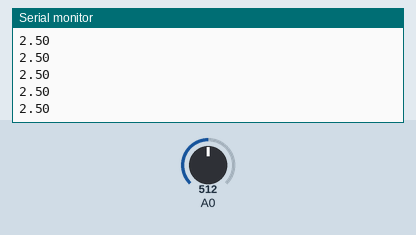
The sketch below on a simulated Arduino Uno, built with avr-gcc and run on an emulated ATmega328P. On the bench: the last lines printed to the serial monitor. The test bench sets the inputs (shaded band); at power-on: A0 = 512.

Above: at 1.2 s.
1.3 s: A0 set to 716
At 1.8 s:
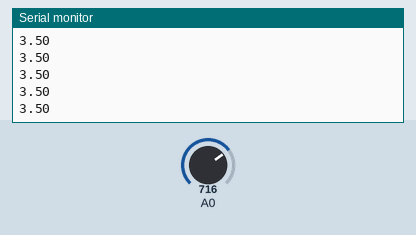
2.8 s: A0 set to 900
At 3.4 s:
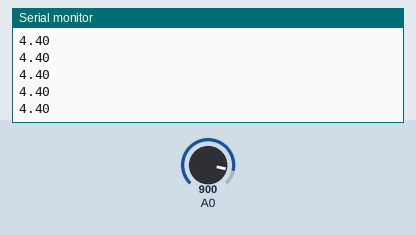
Timing chart, 0 to 5.8 s (numbered marks = the images above; inputs shaded):
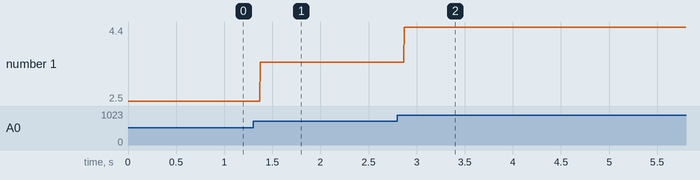

Measured:
- after the input at 1.3 s, the serial monitor: prints a new line after 0.07 s (image 1)
- after the input at 2.8 s, the serial monitor: prints a new line after 0.07 s (image 2)
- plotted number 1: 2.5 → 3.5 after the input at 1.3 s, 3.5 → 4.4 after the input at 2.8 s

The sketch:

receive_analog_signal.ino
```cpp
float value;
float volt;
void setup() {

  pinMode(A0, INPUT);
  Serial.begin(9600);
}

void loop() {
  value = analogRead(A0);
  volt = value * 5 / 1023;
  Serial.println(volt);
}
```
